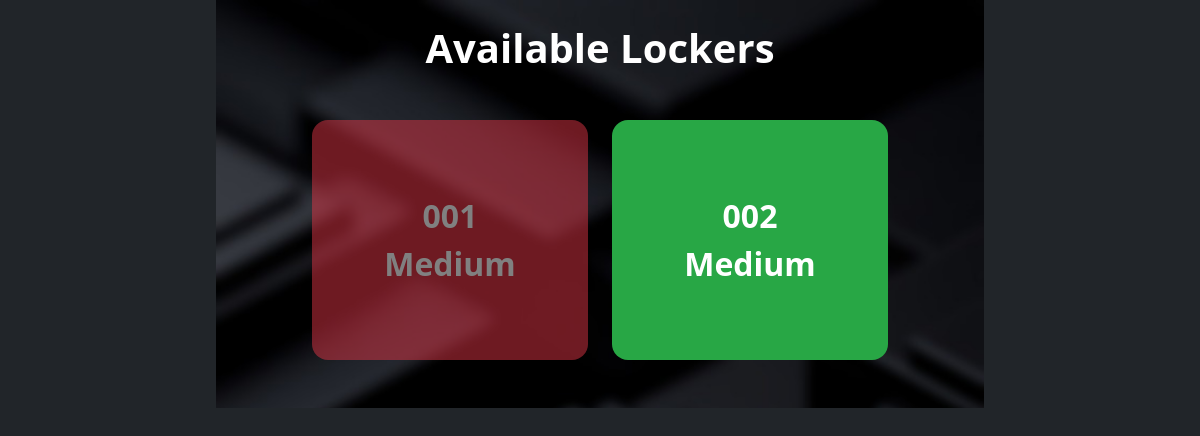
Page /views/kiosk/index.php on the committed database.
### tables this page shows
CREATE TABLE `smart_locker` (
  `id` int(11) NOT NULL,
  `locker` varchar(50) NOT NULL,
  `size` varchar(50) NOT NULL,
  `dimension` varchar(50) NOT NULL,
  `price` double(5,2) NOT NULL,
  `status` varchar(50) DEFAULT 'Available',
  `access` varchar(50) DEFAULT NULL,
  `date_created` date DEFAULT curdate()
);

### controller/DbController.php (called while the page is built, shortened)
<?php
include('../../connection/connection.php');
class smartBox extends DBController
{
    function lockers()
    {
        $query = "CALL smart_lockerView";
        $locker = $this->getDBResult($query);
        return $locker;
    }
}
$portCont = new smartBox();
?>

### connection/connection.php (called while the page is built, shortened)
<?php
class DBController
{
    private $host = "localhost";
    private $user = "root";
    private $password = "";
    private $database = "smartbox_db";
    private $conn;
    function __construct()
    {
        $this->conn = mysqli_connect($this->host, $this->user, $this->password, $this->database);
    }
    function getDBResult($query, $params = array())
    {
        $sql_statement = $this->conn->prepare($query);
        $sql_statement->execute();
        $result = $sql_statement->get_result();
        if ($result->num_rows > 0) {
            while ($row = $result->fetch_assoc()) {
                $resultset[] = $row;
            }
        }
        if (! empty($resultset)) {
            return $resultset;
        }
    }
}

### views/kiosk/routes/home.php (the view, shortened to what this page needs)
<div class="container d-flex flex-column justify-content-center text-center text-white fs-3 px-5 py-4" style="max-width: 768px; background-image: url('../../public/assets/images/bg.jpg'); background-size: cover;">
<h1 class="fw-bold mb-5">Available Lockers</h1>
    <div class="px-5">
         <div class="row g-4 mb-4">
         <?php
            $lockers = $portCont->lockers();
            if (!empty($lockers)) {
              foreach ($lockers as $key => $locker) {
         ?>
         <div class="col-6">
            <a href="?view=RENT&locker=<?php echo $locker['id']; ?>&price=<?php echo $locker['price']; ?>"
            class="box  <?php echo getLockerClass($locker['status']); ?>" style="height: 15rem;">
            <?php echo str_pad($locker['locker'], 3, '0', STR_PAD_LEFT); ?><?php echo "<br>".$locker['size']; ?></a>
         </div>
         <?php } }else{ ?>
            <div class='col-12'>No lockers found.</div>
         <?php } ?>
         </div>
    </div>
</div>
<?php
function getLockerClass($status)
{
    switch (strtolower($status)) {
        case 'available':
            return 'available';
        case 'occupied':
            return 'occupied disabled';
    }
}
?>

### rows in the picture
smart_locker: $locker['id'] 1 (drawn), locker "001", size "Medium"
smart_locker: locker "002", size "Medium"
